Frame 1 (no input): blank canvas, image omitted
Frame 60 (no input): blank canvas, image omitted
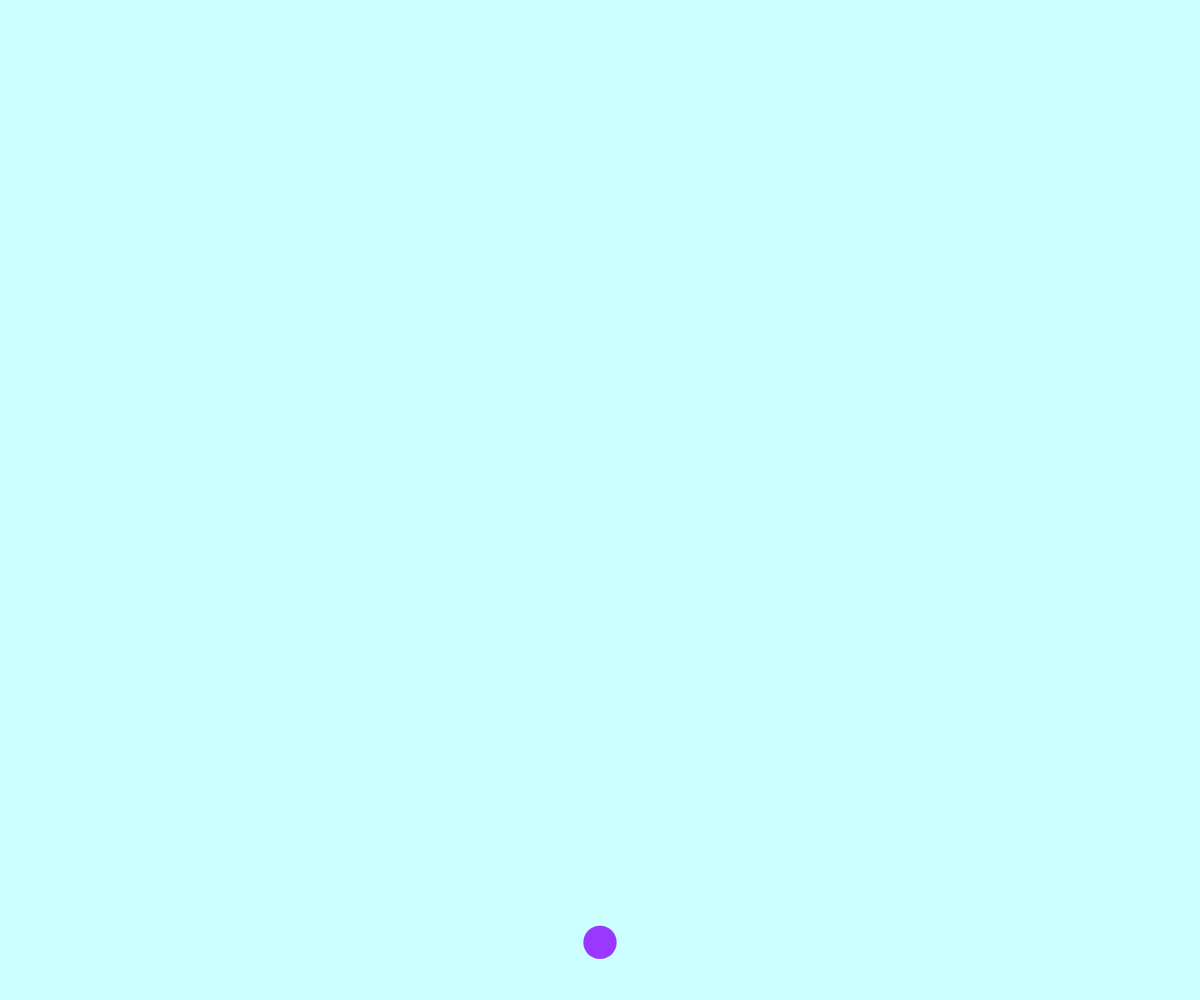
Frame 120 (the mouse pressed at the canvas centre since frame 60)

The p5.js sketch whose frames 1 and 60 were blank and that drew this single picture after the mouse press (run headless with seeded random() and noise() and a simulated clock; from frame 60 on, the mouse is pressed at the canvas centre):

// p5.js sketch
// ── sketch.js
var balls = [];
function setup() {
  cnv = createCanvas(windowWidth, windowHeight);
  colorMode(HSB,100,100,100);
  noStroke();
  pixelDensity(1);
  
  gravity = createVector(0, 0.3);
}

function draw() {
  background(50,20,100);
  cnv.mousePressed(() => balls.push(new Ball(1, constrain(randomGaussian(10,10),5,100), mouseX, mouseY)));
  for (let ball of balls) {
    ball.update();
    ball.bounce();
    ball.show();
  }
}

function windowResized() {
  resizeCanvas(windowWidth, windowHeight);
}

function keyPressed(){
  if(keyCode === 32){
    gravity.mult(-1);
  }
}

// ── ball.js
function Ball(m,r,x,y){ 
  this.mass = m;
  this.radius = r;
  
  this.huu = random(100);
  this.sat = 78;
  this.brt = 100;
  
  this.netForce = createVector(0,0);
  this.acc = createVector(0,0);
  this.vel = createVector(0,0);
  this.pos = createVector(x,y);
  
  this.show = function() {
    fill(this.huu,this.sat,this.brt);
    circle(this.pos.x,this.pos.y,2*this.radius);
  }
  
  this.update = function() {
    this.netForce.div(this.mass);
    this.acc.add(this.netForce);
    this.acc.add(gravity);
    this.vel.add(this.acc);
    this.pos.add(this.vel);
    
    this.acc.mult(0);
    this.pos.y = constrain(this.pos.y, this.radius, height-this.radius);
  }
  
  this.applyForce = function (fx,fy) {
    this.netForce = createVector(fx,fy);
  }
  
  this.bounce = function () {
    if((height - this.pos.y) <= (this.radius+1)){
      this.vel.y *= (-1 + this.radius*0.01);
    }
    if(this.pos.y <= (this.radius+1)){
      this.vel.y *= (-1 + this.radius*0.01);
    }
  }
}
